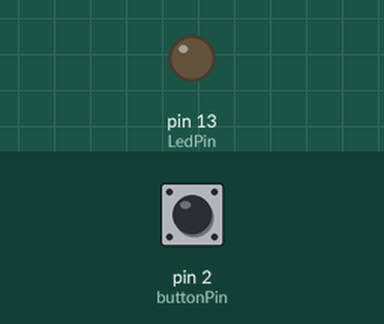
This sketch was run on a simulated Arduino Uno, built with avr-gcc and run on an emulated ATmega328P. Parts: output pins drawn as LEDs (lit = HIGH). The test bench sets the inputs (shaded band); at power-on: pin 2 (buttonPin) LOW.

Above: at 1.2 s.
1.3 s: pin 2 (buttonPin) pulled HIGH for 0.15 s
At 1.37 s:
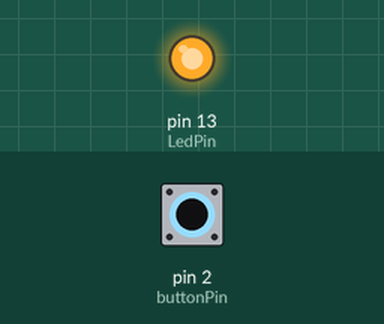
2.9 s: pin 2 (buttonPin) pulled HIGH for 3.2 s
At 6.8 s:
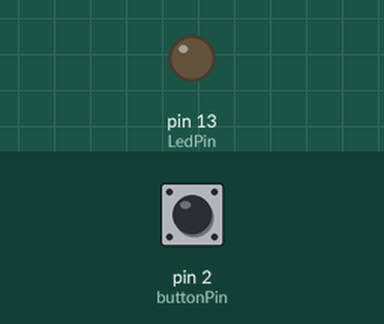
Timing chart, 0 to 8.3 s (numbered marks = the images above; inputs shaded):
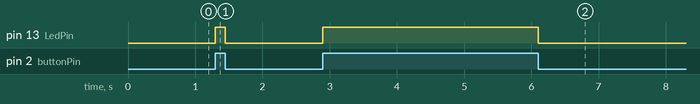

Measured:
- after the input at 1.3 s, pin 13 (LedPin): LOW → HIGH at once, → LOW 0.15 s later
- after the input at 2.9 s, pin 13 (LedPin): LOW → HIGH at once, → LOW 3.2 s later

The sketch:

Blinking_Using_switch.ino
```cpp
int buttonPin=2,LedPin=13,buttonState=0;

void setup() {
  pinMode(LedPin,OUTPUT);
  pinMode(buttonPin,INPUT);
  // put your setup code here, to run once:

}

void loop() {
  buttonState=digitalRead(buttonPin);
  if(buttonState==1){
    digitalWrite(LedPin,HIGH);
  }
  else{
    digitalWrite(LedPin,LOW);
  }

}
```
